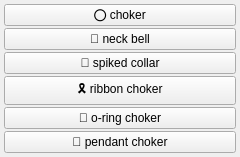
<?xml version="1.0" encoding="UTF-8"?>
<ui version="4.0">
 <class>clothes_choker_menu</class>
 <widget class="QWidget" name="clothes_choker_menu">
  <property name="geometry">
   <rect><x>0</x><y>0</y><width>240</width><height>60</height></rect>
  </property>
  <layout class="QGridLayout" name="grid">
   <property name="leftMargin"><number>4</number></property>
   <property name="topMargin"><number>4</number></property>
   <property name="rightMargin"><number>4</number></property>
   <property name="bottomMargin"><number>4</number></property>
   <property name="horizontalSpacing"><number>2</number></property>
   <property name="verticalSpacing"><number>2</number></property>
   <item row="0" column="0">
    <widget class="QPushButton" name="chk_choker">
     <property name="checkable"><bool>true</bool></property>
     <property name="text"><string>⭕ choker</string></property>
     <property name="tags" stdset="0"><string>choker</string></property>
     <property name="group" stdset="0"><string>choker</string></property>
    </widget>
   </item>
   <item row="1" column="0">
    <widget class="QPushButton" name="chk_neck_bell">
     <property name="checkable"><bool>true</bool></property>
     <property name="text"><string>🔔 neck bell</string></property>
     <property name="tags" stdset="0"><string>neck bell</string></property>
     <property name="group" stdset="0"><string>choker</string></property>
    </widget>
   </item>
   <item row="2" column="0">
    <widget class="QPushButton" name="chk_spiked_collar">
     <property name="checkable"><bool>true</bool></property>
     <property name="text"><string>📛 spiked collar</string></property>
     <property name="tags" stdset="0"><string>spiked collar</string></property>
     <property name="group" stdset="0"><string>choker</string></property>
    </widget>
   </item>
   <item row="3" column="0">
    <widget class="QPushButton" name="chk_ribbon_choker">
     <property name="checkable"><bool>true</bool></property>
     <property name="text"><string>🎗️ ribbon choker</string></property>
     <property name="tags" stdset="0"><string>ribbon choker</string></property>
     <property name="group" stdset="0"><string>choker</string></property>
    </widget>
   </item>
   <item row="4" column="0">
    <widget class="QPushButton" name="chk_o_ring_choker">
     <property name="checkable"><bool>true</bool></property>
     <property name="text"><string>💠 o-ring choker</string></property>
     <property name="tags" stdset="0"><string>o-ring choker</string></property>
     <property name="group" stdset="0"><string>choker</string></property>
    </widget>
   </item>
   <item row="5" column="0">
    <widget class="QPushButton" name="chk_pendant_choker">
     <property name="checkable"><bool>true</bool></property>
     <property name="text"><string>📿 pendant choker</string></property>
     <property name="tags" stdset="0"><string>pendant choker</string></property>
     <property name="group" stdset="0"><string>choker</string></property>
    </widget>
   </item>
  </layout>
 </widget>
 <resources/>
 <connections/>
</ui>
